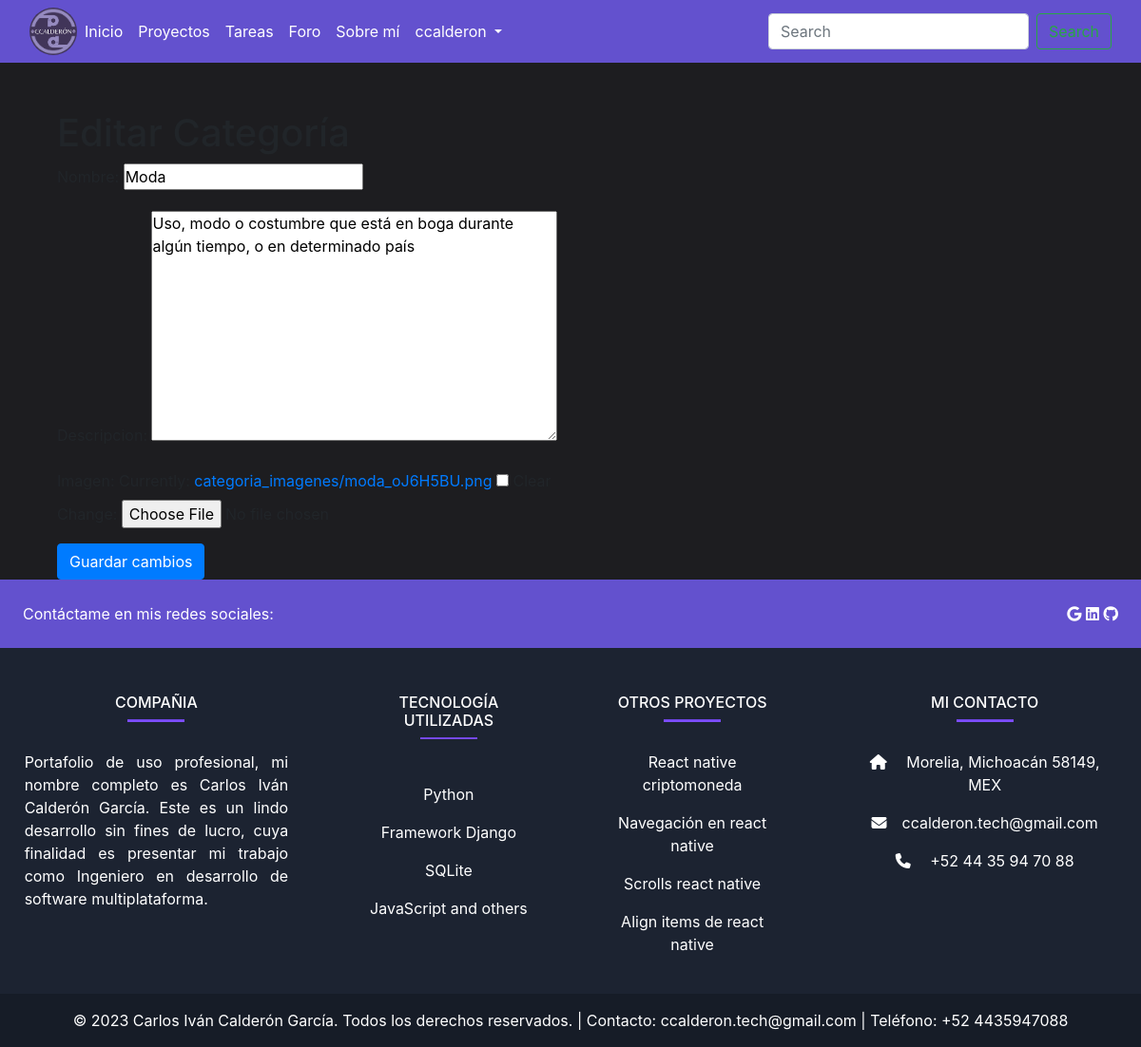
Page /editar_categoria/10/ (signed in) on the committed database.
### blog/models.py (models this page shows, shortened)
class CategoriaForo(models.Model):
    nombre = models.CharField(max_length=100)
    descripcion = models.TextField()
    fecha_creacion = models.DateTimeField(auto_now_add=True)
    fecha_modificacion = models.DateTimeField(auto_now=True)
    imagen = models.ImageField(upload_to='categoria_imagenes/', blank=True)
    class Meta:
        permissions = [
            ("crear_categoriaforo", "Puede agregar categoría de foro"),
            ("editar_categoriaforo", "Puede agregar categoría de foro"),
            ("eliminar_categoriaforo", "Puede eliminar categoría de foro"),
        ]

### blog/views.py (the view)
@login_required
def editar_categoria(request, categoria_id):
    if request.user.has_perm("blog.editar_entradablog"):
        print("El usuario tiene permiso")
        categoria = get_object_or_404(CategoriaForo, pk=categoria_id)
        if request.method == "POST":
            form = CategoriaForm(request.POST, instance=categoria)
            if form.is_valid():
                form.save()
                return redirect("foros")
        else:
            form = CategoriaForm(instance=categoria)
        return render(
            request, "editar_categoria.html", {"form": form, "categoria": categoria}
        )
    else:
        print("No hay permiso de administrador o usuario no logeado")
        return HttpResponseForbidden(
            "No tienes permisos para editar categorías, contacta al administrador: ccalderon.tech@gmail.com"
        )

### blog/forms/forms.py
class CategoriaForm(forms.ModelForm):
    class Meta:
        model = CategoriaForo
        fields = ["nombre", "descripcion", "imagen"]

### blog/templates/editar_categoria.html (shortened to what this page needs)
{% extends 'base.html' %}
{% block content %}
  <div class="container">
    <h1>Editar Categoría</h1>
    <form method="POST" action="{% url 'editar_categoria' categoria.id %}">
      {{ form.as_p }}
      <button type="submit" class="btn btn-primary">Guardar cambios</button>
    </form>
  </div>
{% endblock %}

### blog/templates/partials/_header.html (shortened to what this page needs)
{% load static %}
<nav class="navbar navbar-expand-lg navbar-light tone_purple mb-3">
    <div class="container-fluid">
        <img src="{% static 'image/logotipo.png' %}" alt="Logotipo" class="rounded-circle img-fluid logotipo-image">
        <div class="collapse navbar-collapse" id="navbarSupportedContent">
            <ul class="navbar-nav mr-auto">
                <li class="nav-item active">
                    <a class="nav-link text-white" href="/">Inicio <span class="sr-only">(current)</span></a>
                </li>
                <li class="nav-item">
                    <a class="nav-link text-white" href="/projects">Proyectos</a>
                </li>
                <li class="nav-item">
                    <a class="nav-link text-white" href="/tasks">Tareas</a>
                </li>
                <li class="nav-item">
                    <a class="nav-link text-white" href="/foros">Foro</a>
                </li>
                <li class="nav-item">
                    <a class="nav-link text-white" href="/about">Sobre mí</a>
                </li>
                <li class="nav-item dropdown">
                    {% if user.is_authenticated %}
                    <a class="nav-link dropdown-toggle text-white" href="#" id="navbarDropdown" role="button"
                        data-toggle="dropdown" aria-haspopup="true" aria-expanded="false">
                         {{ user.username }}
                    </a>
                    {% else %}
                    <a class="nav-link dropdown-toggle text-white" href="#" id="navbarDropdown" role="button"
                        data-toggle="dropdown" aria-haspopup="true" aria-expanded="false">
                        <i class="bi bi-person-circle"></i> Perfil
                    </a>
                    {% endif %}
                </li>
            </ul>
            <form class="form-inline my-2 my-lg-0">
                <input class="form-control mr-sm-2" type="search" placeholder="Search" aria-label="Search">
                <button class="btn btn-outline-success my-2 my-sm-0" type="submit">Search</button>
            </form>
        </div>
    </div>
</nav>

### blog/static/css/estilos.css (style rules this page uses)
* { margin: 0; padding: 0; }
body { height: 100%; background: #1d1d20; }
.logotipo-image { width: 50px; height: 50px; }
.tone_purple { background-color: #6351ce; }
.container { margin-top: 50px; }

### rows in the picture
CategoriaForo: nombre "Moda", descripcion "Uso, modo o costumbre que está en boga durante algún tiempo, o en determinado país"

### other values in the picture
{{ user.username }} "ccalderon"
